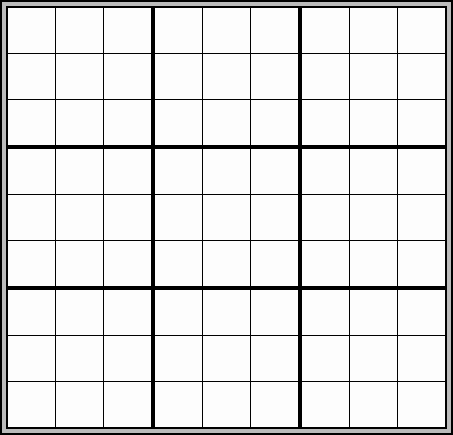
#> input picture dependencies/sudoku_grid.png, 453 x 435 px
$ python sudoku.py
#> lines starting #> are read from the running program, lines starting #| are printed output that depends on the picture; after the words box and inside, x2 and y2 are one past the last pixel; in counts of white or black regions, pixels touching at a corner belong together; pictures that were not available may be replaced by others from this repository, and a replacement may not be noted
### imagemethods.py
import cv2 as cv
import numpy as np


class ImageMethods():
    #TESSERACT_CONFIG = '--oem 3 --psm 6 outputbase digits'

    @staticmethod
    def get_shape(contour):
        # RETURNEAZA NUMARUL DE COLTURI
        perimeter = cv.arcLength(contour, True)
        points_number = cv.approxPolyDP(contour, 0.02 * perimeter, True)
        return len(points_number)


    @staticmethod
    def remove_duplicate_contours(contours, poz):
        corners = contours[poz]
        corners = corners.tolist()

        xmax, ymax =-1, -1
        xmin, ymin=1000000, 1000000
        for corner in corners:
            if corner[0][1] > xmax:
                xmax = corner[0][1]
            if corner[0][1] < xmin:
                xmin = corner[0][1]
            if corner[0][0] > ymax:
                ymax = corner[0][0]
            if corner[0][0] < ymin:
                ymin = corner[0][0]
        # AXA X -> 1; AXA Y -> 0

        # stanga sus -> xmin, ymin
        # stanga jos -> xmin, ymax
        # dreapta jos -> xmax, ymax
        # dreapta sus -> xmax, ymin
        corners = [xmin, xmax, ymin, ymax]
        return corners


class Cell():
    # CLASA MENITA PENTRU A TINE DETALIILE IMPORTANTE ALE UNEI CELULE DIN CELE 81
    def __init__(self, xmin, ymin, xmax, ymax, index):
        self.xmin = xmin
        self.ymin = ymin
        self.xmax = xmax
        self.ymax = ymax
        self.index = index  # INDEXUL IN VECTORUL DE CONTURURI

    def detect_empty(self, img):
        img = img[self.xmin+2:self.xmax-2, self.ymin+2:self.ymax-2]
        average_value = np.average(img)
        for row in img:
            for color_code in row:
                color_value = color_code[0]
                if color_value < average_value - 0.2*average_value or color_value > average_value + 0.2*average_value:
                    return False

        return True

### backtracking.py

class Solver:
    def __init__(self, puzzle):
        self.puzzle = puzzle

    def find_next_empty(self):
        for r in range(9):
            for c in range(9):
                if self.puzzle[r][c] == 0:
                    return r, c

        return None, None

    def is_valid(self, guess, row, col):
        row_vals = self.puzzle[row]
        if guess in row_vals:
            return False

        col_vals = [self.puzzle[i][col] for i in range(9)]
        if guess in col_vals:
            return False

        row_start = (row // 3) * 3
        col_start = (col // 3) * 3

        for r in range(row_start, row_start + 3):
            for c in range(col_start, col_start + 3):
                if self.puzzle[r][c] == guess:
                    return False

        return True

    def solve_sudoku(self):
        row, col = self.find_next_empty()

        if row is None:
            return True

        for guess in range(1, 10):
            if self.is_valid( guess, row, col):
                self.puzzle[row][col] = guess
                if self.solve_sudoku():
                    return True

            self.puzzle[row][col] = 0

        return False


### sudoku.py
import cv2 as cv
import numpy as np
from imagemethods import ImageMethods, Cell
import backtracking
import threading
import subprocess

class Sudoku():
    def __init__(self, image, contours=None, hierarchy=None,
                    matrix=np.zeros(shape=(9,9), dtype='int'),
                    solved_matrix=np.zeros(shape=(9,9), dtype='int'),
                    solved_image=cv.imread(f'dependencies/sudoku_grid.png')):
        self.image = cv.imread(image)                       # LUAM IMAGINEA DIN PATH
        self.contours = contours                            # CONTURURILE GASITE IN IMAGINE
        self.hierarchy = hierarchy                          # [Next, Previous, First_Child, Parent]
        self.matrix = matrix                                # MATRICEA JOCULUI
        self.solved_matrix = solved_matrix
        self.solved_image = solved_image


    def get_edges(self, nrblur=0, nrkernel=0):
        # ACTUALIZEAZA CONTURURILE
        image_aux = self.image
        if nrblur!=0:
            image_aux = cv.GaussianBlur(self.image, (3,3), 1)

        canny = cv.Canny(image_aux,0,50)
        if nrkernel!=0:
            kernel = np.ones((nrkernel,nrkernel))
            canny = cv.dilate(canny, kernel)

        self.contours, self.hierarchy = cv.findContours(canny,
             mode=cv.RETR_TREE, method=cv.CHAIN_APPROX_SIMPLE)
        self.hierarchy = self.hierarchy[0]


    def validate_sudoku(self):
        # verifica daca exista un patrat cu 81 de copii (patrate)
        #   si ii returneaza indexul din self.contours[]
        nr = [0 for _ in range(len(self.hierarchy))]
        for cnt in self.hierarchy:
            cnt_parent = cnt[3]
            if cnt_parent!=-1 and ImageMethods.get_shape(self.contours[cnt_parent])==4:
                nr[cnt_parent]+=1

        # cel mai mare dintre toate patratele cu 81 de copii
        max_area, poz = -1, -1
        for i in range(len(nr)):
            if nr[i] == 81:
                area = cv.contourArea(self.contours[i])
                if area > max_area:
                    max_area = area
                    poz = i
        return poz          # daca poz == -1 e invalid
                            # daca poz >= 0 e valid


    def crop_image(self, poz, rectangle = False):
        corners = ImageMethods.remove_duplicate_contours(self.contours, poz)
        img = self.image
        if rectangle:   # True -> creeaza inca un patrat, False -> da crop la patratul existent
            img = img[corners[0]:corners[1], corners[2]:corners[3]]
            img = cv.rectangle(img, (0,0), (img.shape[1]-1, img.shape[0]-1), color=(0,0,0), thickness=1)
        else:
            img = img[corners[0]+2:corners[1]-2, corners[2]+2:corners[3]-2]
        #cv.imshow(f'{poz}', img)
        return img


    def automatic_get_edges(self):
        # detecteaza conturul pt sudoku automat, modificand valorile limpezirii imaginilor
        # actualizeaza automat conturul [vectorii self.contours si self.hierarchy]
        for i in range(1,11, +2):
            nrk = i
            self.get_edges(0, nrk)
            if self.validate_sudoku() !=-1:
                return True
            self.get_edges(1, nrk)
            if self.validate_sudoku() !=-1:
                return True
        return False


    def read_digit(self, cell_contour_index, i, j, is_empty):
        # prelucram imaginea celulei, apoi citim textul din ea
        if is_empty:
            text = 0
        else:
            img = self.crop_image(cell_contour_index)
            img = cv.cvtColor(img, code=cv.COLOR_BGR2GRAY)
            resize_multiplier = cv.contourArea(self.contours[cell_contour_index]) / 2000  # 2000 -> 1.0 multiplier
            resize_multiplier = 1 / resize_multiplier
            #resize_multiplier = 1
            if resize_multiplier > 1.5: resize_multiplier = 1.5
            if resize_multiplier < 0.5 : resize_multiplier = 0.5
            #print(resize_multiplier)

            img = cv.resize(img, None, fx=resize_multiplier, fy=resize_multiplier, interpolation=cv.INTER_CUBIC)
            #text = pytesseract.image_to_string(image=img, config='--psm 6 digits')
            try:
                result = subprocess.run(['tesseract', 'stdin', 'stdout', '--psm', '6', 'digits'],
                        input=cv.imencode('.png', img)[1].tobytes(),
                        capture_output=True)
                text = result.stdout.decode('utf-8').strip()
                if text[0].isnumeric(): text = int(text[0])
                else: text = 0
            except Exception as e:
                text = 0
        self.matrix[i,j] = int(text)


    def create_matrix(self):
        # CREEAZA MATRICEA PT SUDOKU, REZOLVAND SI NISTE PROBLEME DIN LIBRARIA OPENCV :|

        main_square_index = [i for i in range(len(self.hierarchy)) if self.hierarchy[i][3]==-1][0]
        cells_indexes = [i for i in range(len(self.hierarchy)) if self.hierarchy[i][3] == main_square_index]

        # ORDONAM TOATE CELULELE IN FUNCTIE DE COORDONATE, DEOARECE UNEORI OPENCV NU LE ORDONEAZA BINE
        cells = []
        for cell_index in cells_indexes:
            cell_coords = ImageMethods.remove_duplicate_contours(self.contours, cell_index)
            cells.append(Cell(xmin=cell_coords[0], ymin=cell_coords[2], xmax=cell_coords[1], ymax=cell_coords[3], index=cell_index))

        cells.sort(key= lambda cell: cell.xmin)
        for i in range(9):
            cells_sample = cells[9*i:9*(i+1)]
            cells_sample.sort(key= lambda cell: cell.ymin)
            cells[9*i:9*(i+1)] = cells_sample

        #INTRODUCEM ELEMENTELE DIN FIECARE CELULA IN MATRICE
        threads = []
        i, j = 0, 0
        nr=0
        for cell in cells:
            t = threading.Thread( target=self.read_digit, args=[cell.index, i, j, cell.detect_empty(self.image)])
            t.start()
            threads.append(t)
            j+=1
            if j%9==0:
                j=0
                i+=1
        for t in threads:
            t.join()

        #AFISARE REZULTAT
        blank = np.zeros(self.image.shape, self.image.dtype)
        cv.drawContours(blank, self.contours, -1, (255,0,0),2)
        i, j = 0, 0
        for cell in cells:
            cell_index = cell.index
            corners = ImageMethods.remove_duplicate_contours(self.contours, cell_index)
            if self.matrix[j,i]: cv.putText(blank, f'{self.matrix[j,i]}', (corners[0]+5, corners[3]-5), cv.FONT_HERSHEY_SIMPLEX, 0.5, (0,255,255))
            j+=1
            if j%9==0:
                j=0
                i+=1
        #cv.imshow('der',blank)


    def solve(self):
        solver_sudoku = backtracking.Solver(self.matrix)
        solver_sudoku.solve_sudoku()
        #print(solver_sudoku.solve_sudoku())
        self.solved_matrix = solver_sudoku.puzzle

    def create_solved_image(self):
        self.solved_image=cv.imread(f'dependencies/sudoku_grid.png')
        column_height, row_length = 46,10
        for row in self.solved_matrix:
            row_text = ""
            for digit in row:
                row_text+= str(digit) + " "
            cv.putText(img=self.solved_image, text=row_text, org=(row_length, column_height) ,fontFace=cv.FONT_HERSHEY_DUPLEX , fontScale=1.4, color=(0,0,0) )

            column_height+=46
            if column_height>100:
                column_height+=1
            #cv.imshow(f"{column_height} +  {row_length}",self.solved_image)


def backend(image_name):
    sudoku = Sudoku(image_name)
    sudoku.automatic_get_edges()
    poz = sudoku.validate_sudoku()
    if poz!=-1:
        sudoku.image = sudoku.crop_image(poz, True)

        sudoku.automatic_get_edges()
        ok = sudoku.validate_sudoku()

        if ok!=-1:
            sudoku.create_matrix()
            #print(sudoku.matrix)
            sudoku.solve()
            sudoku.create_solved_image()
            cv.imshow(f"{image_name}",sudoku.solved_image)
            cv.waitKey(0)
            cv.destroyAllWindows()
            return sudoku.solved_matrix
        else:
            raise Exception('sudoku_invalid')
    else:
        raise Exception('image_invalid')


if __name__ == '__main__':
    for i in range(1, 11):
        print(f'Processing sudoku{i}...')
        try:
            backend(f'images/sudoku{i}.png')
#> in __init__, self.image is the input picture: shape (435, 453, 3); min 0, max 253, mean 226.6
#> the loop in automatic_get_edges, `for i in range(1,11, +2):` made 3 passes
#> pass 1, in get_edges, `canny = cv.Canny(image_aux,0,50)`:
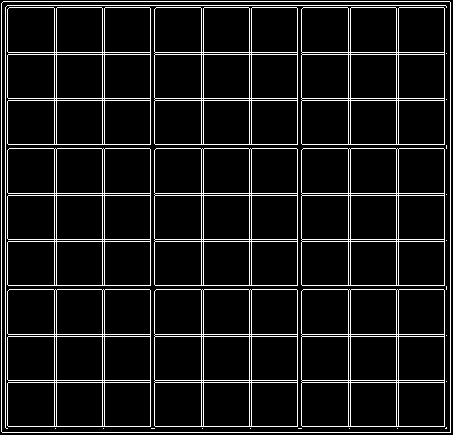
#> canny: shape (435, 453); 8.8% white in thin lines or dots
#> pass 1, in get_edges (call 2), `canny = cv.Canny(image_aux,0,50)`:
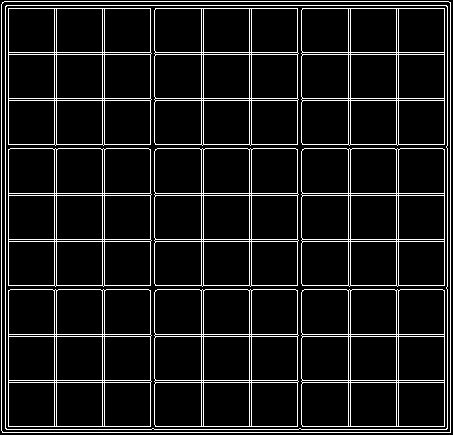
#> canny: shape (435, 453); 9.3% white in thin lines or dots
#> the loop in remove_duplicate_contours, `for corner in corners:` made 4 passes
#> corner on passes 1 to 4: [[0, 0]], [[0, 434]], [[452, 434]], [[452, 0]]
#> in crop_image, `img = img[corners[0]:corners[1], corners[2]:corners[3]]`:
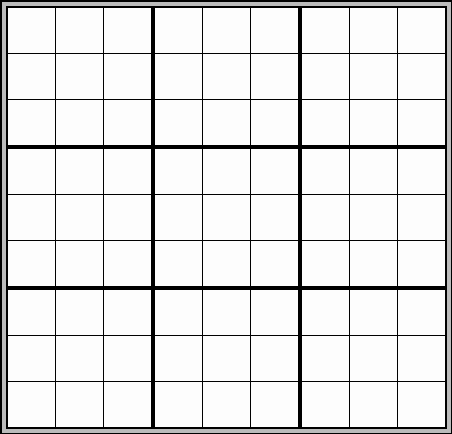
#> img: shape (434, 452, 3); min 0, max 253, mean 227.6
#> the loop in automatic_get_edges, `for i in range(1,11, +2):` made 3 passes
#> pass 1, in get_edges (call 8), `image_aux = cv.GaussianBlur(self.image, (3,3), 1)`:
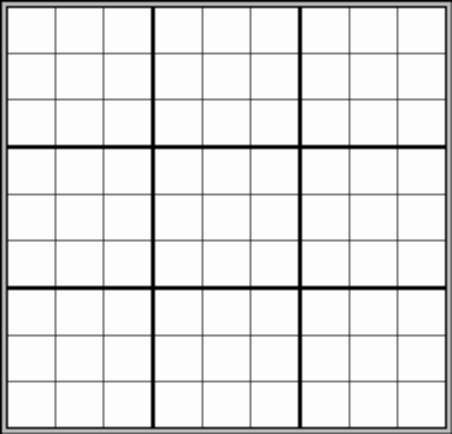
#> image_aux: shape (434, 452, 3); min 0, max 253, mean 227.8
#> pass 2, in get_edges (call 9), `canny = cv.dilate(canny, kernel)`:
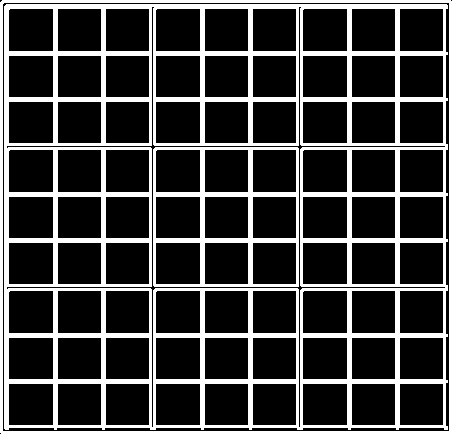
#> canny: shape (434, 452); 23.5% white; 3 white regions, box (x1, y1, x2, y2) and area: (4, 4, 448, 430) 36432, (0, 0, 452, 434) 5276, (153, 147, 299, 287) 4316
#> the loop in create_matrix, `for cell_index in cells_indexes:` made 81 passes
#> the loop in create_matrix, `for cell in cells:` made 81 passes
#> the loop in create_matrix, `for t in threads:` made 81 passes
#> in create_matrix, `cv.drawContours(blank, self.contours, -1, (255,0,0),2)`:
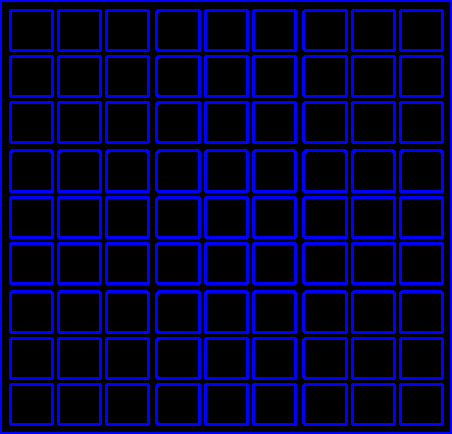
#> blank: shape (434, 452, 3); mean of channels 0, 1, 2 56.2, 0, 0; drawn as B, G, R
#> the loop in create_solved_image, `for row in self.solved_matrix:` made 9 passes
#> row on passes 1 to 9: [1, 2, 3, 4, 5, 6, 7, 8, 9], [4, 5, 6, 7, 8, 9, 1, 2, 3], [7, 8, 9, 1, 2, 3, 4, 5, 6], [2, 1, 4, 3, 6, 5, 8, 9, 7], [3, 6, 5, 8, 9, 7, 2, 1, 4], [8, 9, 7, 2, 1, 4, 3, 6, 5], [5, 3, 1, 6, 4, 2, 9, 7, 8], [6, 4, 2, 9, 7, 8, 5, 3, 1], [9, 7, 8, 5, 3, 1, 6, 4, 2]
#> after the loop in create_solved_image, `for row in self.solved_matrix:`:
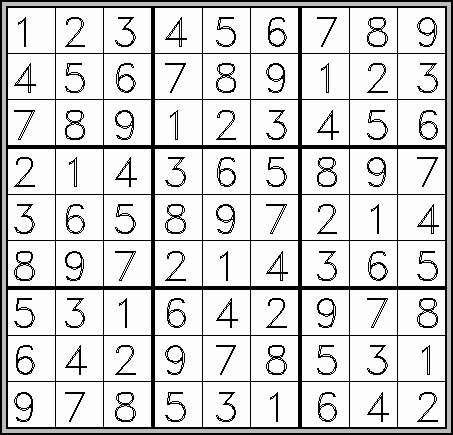
#> self.solved_image: shape (435, 453, 3); 5.58% of pixels changed, all inside (x1, y1, x2, y2) = (14, 17, 439, 422)
        except Exception as e:
            backend(f'images/sudoku{i}.jpg')
#> pass 2 of the loop `for i in range(1, 11):`:
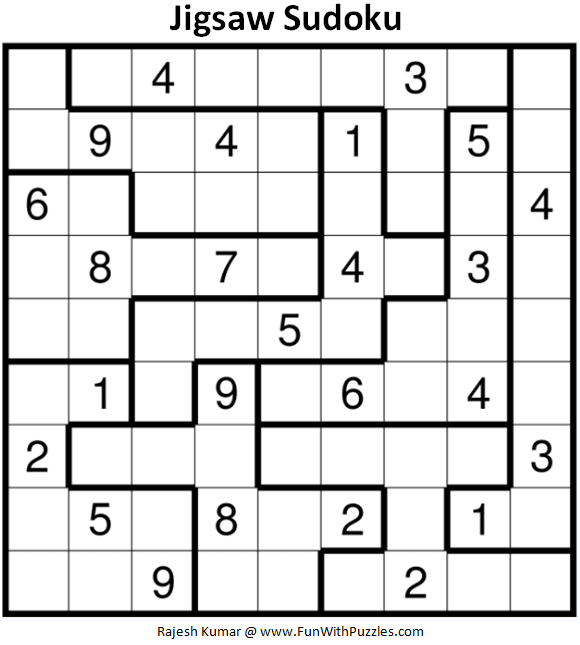
#> input picture images/sudoku10.PNG, 580 x 645 px, given in place of sudoku2.png, which was not available
#> in __init__, self.image is the input picture: shape (645, 580, 3); mean B, G, R 218.5, 218.4, 218.4
#> the loop in automatic_get_edges (call 2), `for i in range(1,11, +2):` made 4 passes
#> pass 1, in get_edges (call 13), `canny = cv.Canny(image_aux,0,50)`:
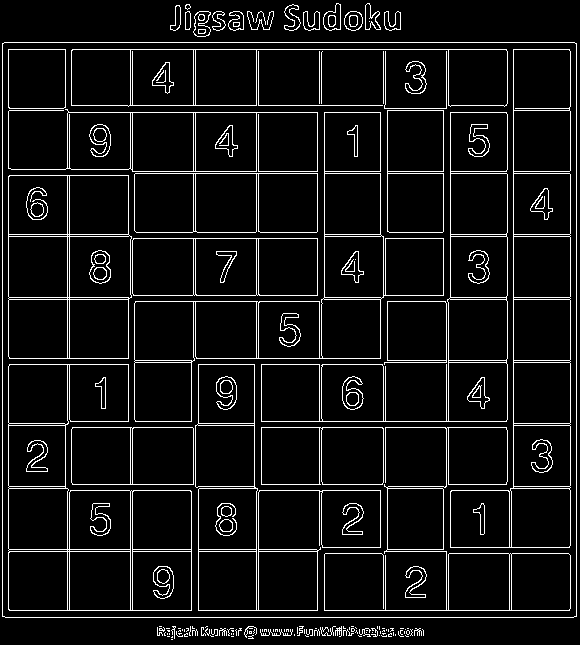
#> canny: shape (645, 580); 7.3% white in thin lines or dots
#> the loop in automatic_get_edges (call 6), `for i in range(1,11, +2):` made 5 passes
#> pass 3, in get_edges (call 42), `canny = cv.dilate(canny, kernel)`:
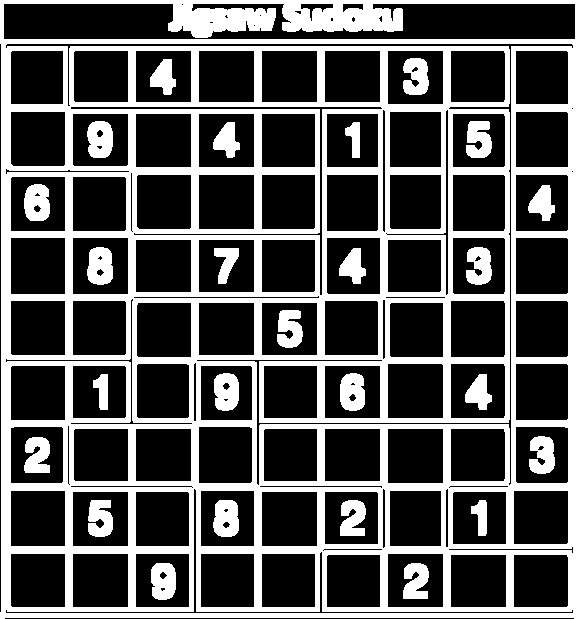
#> canny: shape (619, 579); 33.7% white; 26 white regions, largest, box (x1, y1, x2, y2) and area: (0, 0, 579, 619) 103848, (87, 247, 113, 285) 804, (213, 500, 239, 537) 798
#> (the run stopped early here; a loop or call above may not have finished)
